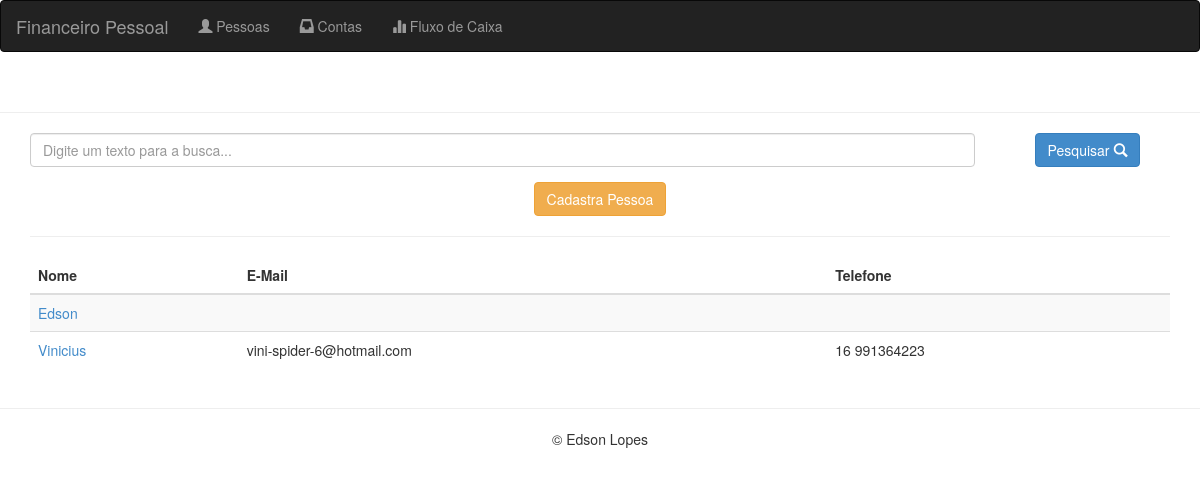
The page /pessoas/ on the database as committed earlier.
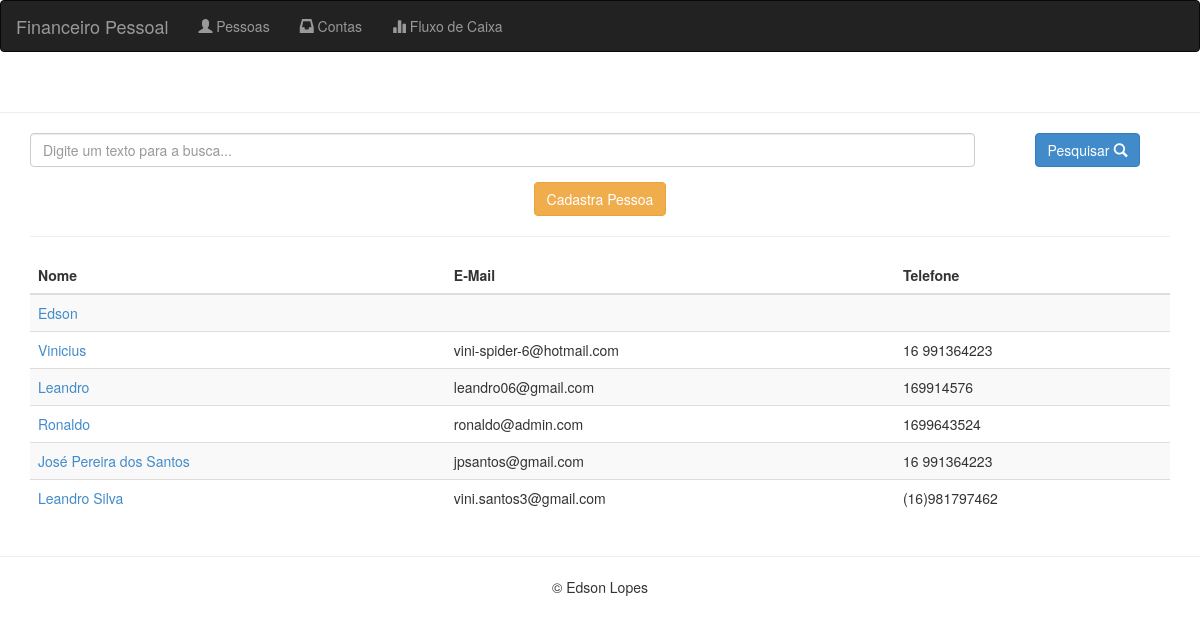
The same page on the database as committed later.
### pessoas/models.py (models this page shows)
class Pessoa(models.Model):
    nome = models.CharField(max_length='100',
        blank=False,
        null=False)
    email = models.CharField(max_length='100',
        blank=True,
        null=True)
    telefone = models.CharField(max_length='20',
        blank=True,
        null=True)
    logradouro = models.CharField(max_length='200',
        blank=True,
        null=True)

### pessoas/views.py (the view)
def pessoaListar(request):
    pessoas = Pessoa.objects.all()[0:10]
    return render(request, 'pessoas/listaPessoas.html', {'pessoas': pessoas})

### core/templates/pessoas/listaPessoas.html (shortened to what this page needs)
{% extends 'base.html' %}
{% block conteudo %}
<div align="center">
  <form role="form" method="POST" action="/pessoas/pesquisar/">{%csrf_token%}
    <div class="form-group">
      <div class="row">
        <div class="col-md-10">
          <input type="text" class="form-control" id="textoBusca" name="textoBusca" value="{{ textoBusca }}" placeholder="Digite um texto para a busca...">
        </div>
        <div class="col-md-2" align="center">
          <button type="submit" class="btn btn-primary">Pesquisar <span class="glyphicon glyphicon-search"></span></button>
        </div>
      </div>
    </div>
  </form>
  <a href="/pessoas/adicionar/" class="btn btn-warning">Cadastra Pessoa</a>
</div>
<hr>
<div class="table-responsive">
      <table class="table table-striped">
        <thead>
          <tr>
            <th>Nome</th>
            <th>E-Mail</th>
            <th>Telefone</th>
          </tr>
        </thead>
        <tbody>
        {% for pessoa in pessoas %}
          <tr>
            <td><a href="/pessoas/editar/{{ pessoa.pk }}"> {{ pessoa.nome }}</a></td>
            <td>{{ pessoa.email }}</td>
            <td>{{ pessoa.telefone }}</td>
          </tr>
        {% endfor %}
        </tbody>
      </table>
</div>
{% endblock conteudo %}

### core/templates/base.html (shortened to what this page needs)
{% load staticfiles %}
<!DOCTYPE html>
<!DOCTYPE html>
<html lang="pt_BR">
  <head>
    <link href="{{ STATIC_URL }}bootstrap/css/bootstrap.min.css" rel="stylesheet">
<link href="http://netdna.bootstrapcdn.com/twitter-bootstrap/2.2.2/css/bootstrap-combined.min.css" rel="stylesheet">
    <link rel="stylesheet" type="text/css" media="screen"
     href="http://tarruda.github.com/bootstrap-datetimepicker/assets/css/bootstrap-datetimepicker.min.css">
  </head>
  <body>
    <nav class="navbar navbar-inverse" role="navigation">
      <div class="container-fluid">
        <div class="navbar-header">
          <a class="navbar-brand" href="/">Financeiro Pessoal</a>
        </div>
        <div class="collapse navbar-collapse" id="IDnavbar">
          <ul class="nav navbar-nav">
            <li><a href="/pessoas/"> <spam class="glyphicon glyphicon-user"></spam> Pessoas</a></li>
            <li><a href="/caixas/"> <spam class="glyphicon glyphicon-inbox"></spam> Contas</a></li>
            <li><a href="/caixas/fluxo/"> <spam class="glyphicon glyphicon-stats"></spam> Fluxo de Caixa</a></li>
          </ul>
        </div>
      </div>
    </nav>
    <br />
    <hr>
      <div class="container">
        {% block conteudo %}{% endblock conteudo %}
      </div>
    <hr>
    <footer>
      <div align="center">&copy; Edson Lopes</div>
    </footer>
  </body>
</html>

Rows that differ between the two databases and show on the page:
added Pessoa: nome "Leandro", email "leandro06@gmail.com", telefone "169914576"
added Pessoa: nome "Ronaldo", email "ronaldo@admin.com", telefone "1699643524"
added Pessoa: nome "José Pereira dos Santos", email "jpsantos@gmail.com", telefone "16 991364223"
added Pessoa: nome "Leandro Silva", email "vini.santos3@gmail.com", telefone "(16)981797462"
